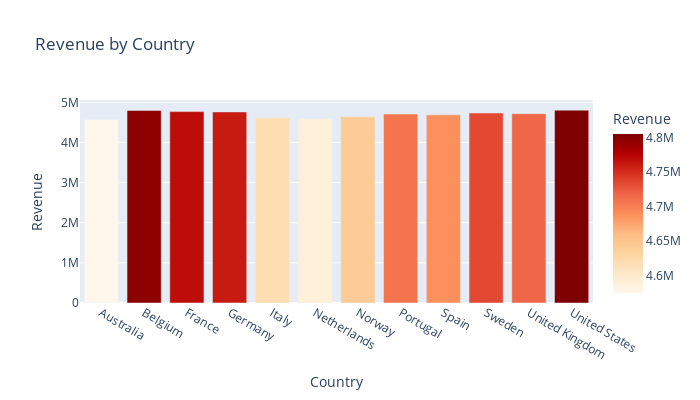

The notebook cell saved with this chart:
### Code cell
fig = px.bar(RevenueByCountry, x='Country', y='Revenue', color='Revenue', title="Revenue by Country", color_continuous_scale="OrRd")
fig.update_layout(width=700, height=400)
fig.show()

### Figure 1 — Plotly figure (JSON) as saved in the notebook; plotly's stock layout.template omitted (floating-point values rounded to 4 significant figures)
{"data": [{"alignmentgroup": "True", "hovertemplate": "Country=%{x}<br>Revenue=%{marker.color}<extra></extra>", "legendgroup": "", "marker": {"color": [4574000.0, 4797000.0, 4768000.0, 4760000.0, 4618000.0, 4589000.0, 4642000.0, 4708000.0, 4688000.0, 4734000.0, 4717000.0, 4805000.0], "coloraxis": "coloraxis", "pattern": {"shape": ""}}, "name": "", "offsetgroup": "", "orientation": "v", "showlegend": false, "textposition": "auto", "type": "bar", "x": ["Australia", "Belgium", "France", "Germany", "Italy", "Netherlands", "Norway", "Portugal", "Spain", "Sweden", "United Kingdom", "United States"], "xaxis": "x", "y": [4574000.0, 4797000.0, 4768000.0, 4760000.0, 4618000.0, 4589000.0, 4642000.0, 4708000.0, 4688000.0, 4734000.0, 4717000.0, 4805000.0], "yaxis": "y"}], "layout": {"barmode": "relative", "coloraxis": {"colorbar": {"title": {"text": "Revenue"}}, "colorscale": [[0, "rgb(255,247,236)"], [0.125, "rgb(254,232,200)"], [0.25, "rgb(253,212,158)"], [0.375, "rgb(253,187,132)"], [0.5, "rgb(252,141,89)"], [0.625, "rgb(239,101,72)"], [0.75, "rgb(215,48,31)"], [0.875, "rgb(179,0,0)"], [1, "rgb(127,0,0)"]]}, "height": 400, "legend": {"tracegroupgap": 0}, "title": {"text": "Revenue by Country"}, "width": 700, "xaxis": {"anchor": "y", "domain": [0, 1], "title": {"text": "Country"}}, "yaxis": {"anchor": "x", "domain": [0, 1], "title": {"text": "Revenue"}}}}
